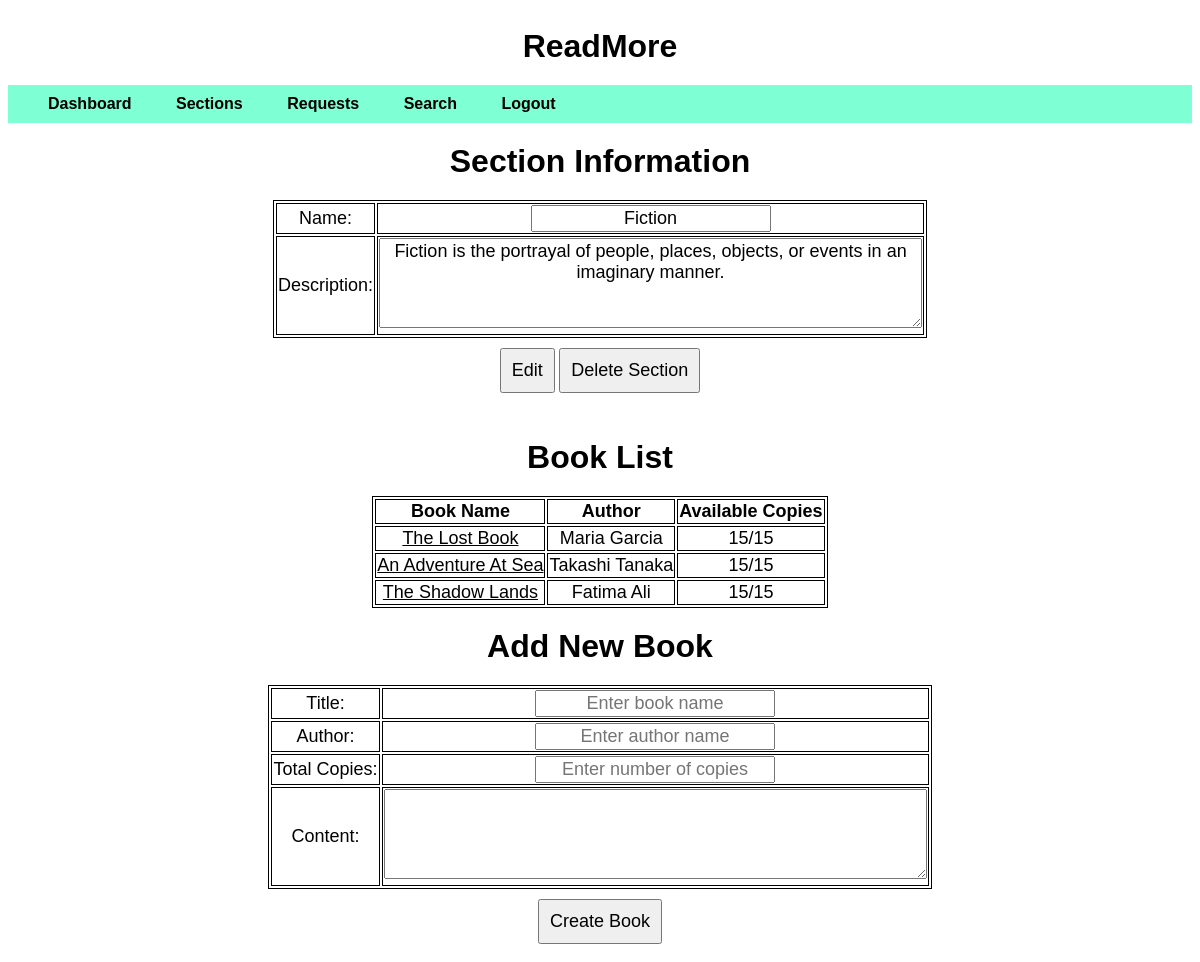
/admin_dash/sections/Fiction, run on the app's committed database.
### dbs.py (models this page shows)
class Section(db.Model):
    __tablename__="section"
    id = db.Column(db.Integer, autoincrement=True, primary_key=True)
    name = db.Column(db.String, unique=True)
    date_created = db.Column(db.DateTime, default = datetime.utcnow)
    description = db.Column(db.String)
    books = db.relationship('Book', backref='section')

class Book(db.Model):
    __tablename__="book"
    id = db.Column(db.Integer, autoincrement=True, primary_key=True)
    name = db.Column(db.String, nullable=False)
    content = db.Column(db.String, nullable=False)
    author_id=db.Column(db.Integer, db.ForeignKey('author.id'))
    total_copies = db.Column(db.Integer, nullable=False)
    date_added = db.Column(db.DateTime, default = datetime.utcnow)
    section_id = db.Column(db.Integer, db.ForeignKey('section.id'), nullable=False)
    requests = db.relationship('Request', backref='book')
    feedbacks=db.relationship('Feedback',backref='book')

class Author(db.Model):
    __tablename__="author"
    id = db.Column(db.Integer, autoincrement=True, primary_key=True)
    name = db.Column(db.Integer, nullable=False)
    books = db.relationship('Book', backref='author')

### app.py (the view, shortened to what this page needs)
@app.route("/admin_dash/sections/<s_name>",methods=["GET","POST"])
def section_page(s_name,msg="",msg2=""):
    cur_section=Section.query.filter_by(name=s_name).first()
    section_books=Book.query.filter_by(section_id=cur_section.id)
    if request.method=="GET":
        return render_template("section_page.html",section=cur_section,books=section_books,msg=msg,msg2=msg2)

### app.py (called while the page is built)
@app.context_processor
def utility_processor():
    def available_copies(book):
        return str(book.total_copies-len(Request.query.filter_by(book_id=book.id).filter_by(status="active").all()))
    return dict(available_copies=available_copies)

@app.context_processor
def utility_processor():
    def current_books(username):
        user_id=User.query.filter_by(username=username).first().id
        book_list=Request.query.filter_by(user_id=user_id).filter_by(status="active").all()
        return [[Book.query.filter_by(id=i.book_id).first(),i.issue_date+timedelta(days=7)] for i in book_list]
    return dict(current_books=current_books)

@app.context_processor
def utility_processor():
    def pending_books(username):
        user_id=User.query.filter_by(username=username).first().id
        book_list=Request.query.filter_by(user_id=user_id).filter_by(status="pending").all()
        return [Book.query.filter_by(id=i.book_id).first() for i in book_list]
    return dict(pending_books=pending_books)

@app.context_processor
def utility_processor():
    def past_books(username):
        user_id=User.query.filter_by(username=username).first().id
        book_list=Request.query.filter_by(user_id=user_id).filter((Request.status=="read")|(Request.status=="expired")).all()
        return [[Book.query.filter_by(id=i.book_id).first(),i.status] for i in book_list]
    return dict(past_books=past_books)

### templates/section_page.html (shortened to what this page needs)
<!DOCTYPE html>
<html lang="en">
<head>
    <link rel="stylesheet" href="../../static/general_page.css">
</head>
<body>
    <div class="main">
        <div class="fav">ReadMore</div>
        <div class="nav">
            <ul class="moveright">
                <li><a href="{{url_for('admin_dash')}}">Dashboard</a></li>
                <li><a href="{{url_for('admin_sections')}}">Sections</a></li>
                <li><a href="{{url_for('admin_requests')}}">Requests</a></li>
                <li><a href="{{url_for('search')}}">Search</a></li>
                <li><a href="{{url_for('login')}}">Logout</a></li>
            </ul>
        </div>
        <div class="heading">Section Information</div>
        <div class="form">
            <form method="POST">
                <table id="info">
                    <tr>
                        <td text-align="right"><label for="section_name">Name: </label></td>
                        <td text-align="left"><input type="text" name="section_name" value="{{section.name}}"></td>
                    </tr>
                    <tr>
                        <td text-align="right"><label for="section_desc">Description: </label></td>
                        <td text-align="left"><textarea id="section_desc" name="section_desc" rows="4" cols="50">{{section.description}}</textarea></td>
                    </tr>
                </table>
                <div class="btn">
                    <input class="btn" type="submit" name="action" value="Edit">
                    <input class="btn" type="submit" name="action" value="Delete Section">
                </div>
            </form>
        </div>
        <div class="heading">Book List</div>
        <table>
            <tr>
                <th>Book Name</th>
                <th>Author</th>
                <th>Available Copies</th>
            </tr>
        {% for book in books %}
            <tr>
                <td class="book_name"><a href="{{url_for('book_page',s_name=section.name,b_id=book.id)}}">{{book.name}}</a></td>
                <td class="author">{{book.author.name}}</td>
                {%set avail_copies=available_copies(book)%}
                <td class="tot_copies">{{avail_copies}}/{{book.total_copies}}</td>
            </tr>
        {% endfor %}
        </table>
        <div class="heading">Add New Book</div>
        <form autocomplete="off" method="POST">
            <table id="add_book">
                <tr>
                    <td text-align="right"><label for="title">Title: </label></td>
                    <td text-align="left"><input type="text" name="title" placeholder="Enter book name"></td>
                </tr>
                <tr>
                    <td text-align="right"><label for="author">Author: </label></td>
                    <td text-align="left"><input type="text" name="author" placeholder="Enter author name"></td>
                </tr>
                <tr>
                    <td text-align="right"><label for="tot_copies">Total Copies: </label></td>
                    <td text-align="left"><input type="text" name="tot_copies" placeholder="Enter number of copies"></td>
                </tr>
                <tr>
                    <td text-align="right"><label for="content">Content: </label></td>
                    <td text-align="left"><textarea id="content" name="content" rows="4" cols="50"></textarea></td>
                </tr>
            </table>
            <div class="btn">
                <input class="btn" type="submit" name="action" value="Create Book">
            </div>
        </form>
    </div>
</body>
</html>

### static/general_page.css (style rules this page uses)
body { font-family: Arial; }
.fav { padding: 20px; font-size:xx-large; text-align: center; font-weight: bold; }
.nav { background-color: aquamarine; }
ul { list-style-type: none; margin: 0; padding-top: 10px; padding-bottom: 10px; padding-left: 20px; }
li { display: inline; padding: 20px; font-size: medium; text-align: center; vertical-align: center; font-weight: bold; }
li a { text-decoration:solid; }
.heading { padding:20px; font-size:xx-large; font-weight: bold; text-align: center; }
a { color: black; }
table, table th, table td { margin: auto; border-style: solid; border: 1px solid; text-align: center; font-size: large; }
textarea { font-size: large; font-family: Arial; text-align: center; }
input { font-size: large; text-align: center; }
.btn { text-align: center; padding: 10px; }

### data on the page
Section: section_name "Fiction", section_desc "Fiction is the portrayal of people, places, objects, or events in an imaginary manner."
Book: name "The Lost Book", author.name "Maria Garcia", total_copies "15"
Book: name "An Adventure At Sea", author.name "Takashi Tanaka", total_copies "15"
Book: name "The Shadow Lands", author.name "Fatima Ali", total_copies "15"
